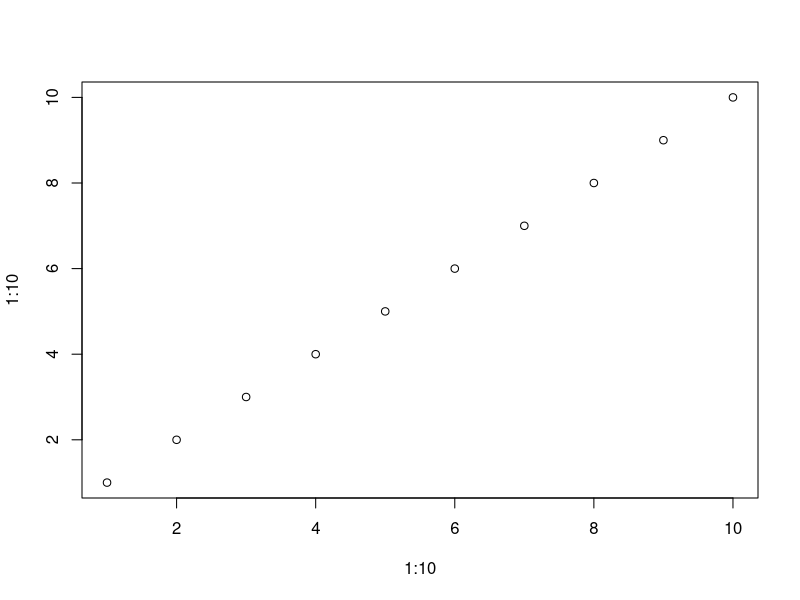
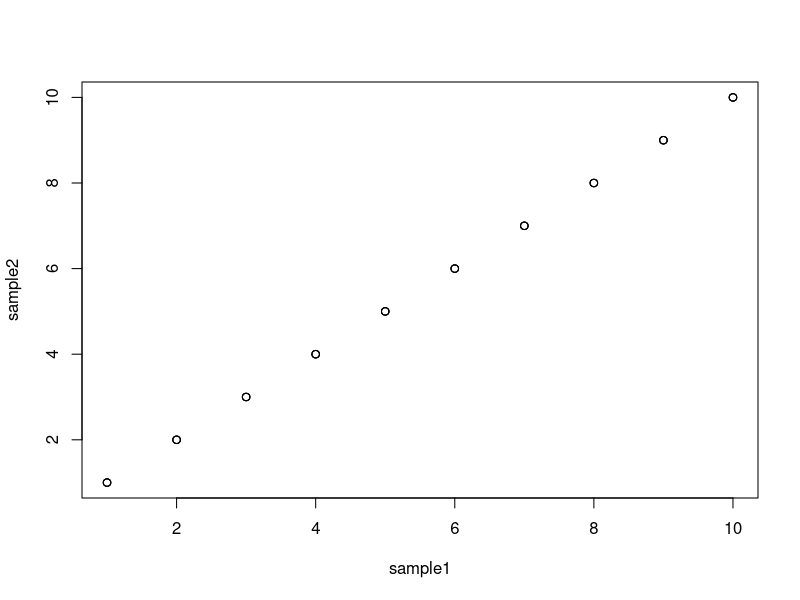
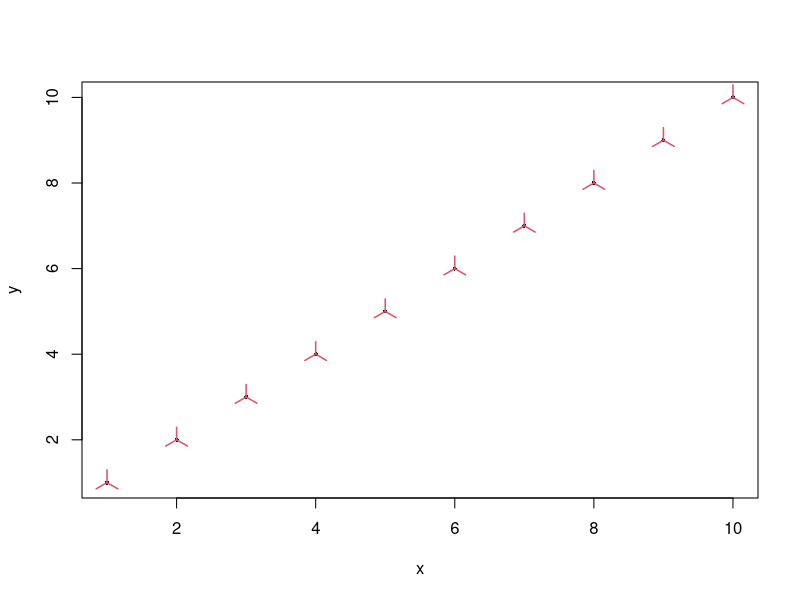
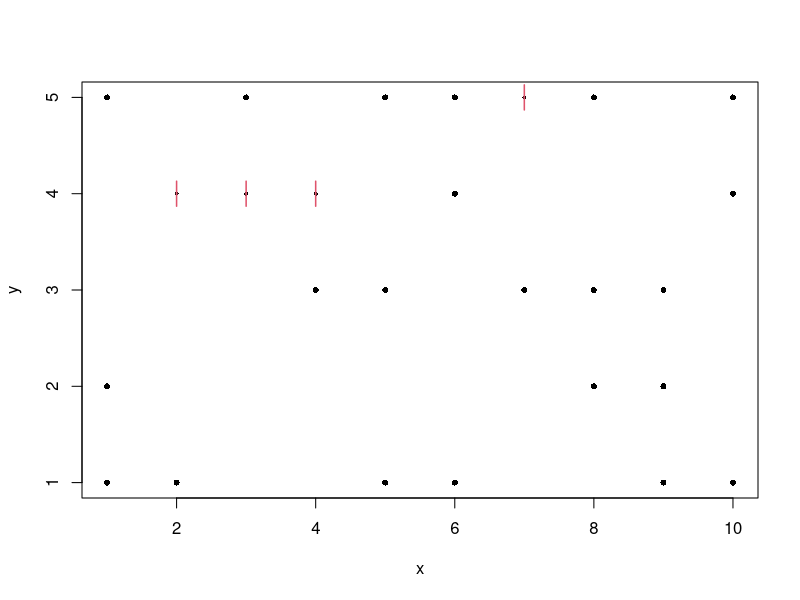

Reproduce these figures in R, in order.
# Copyright Mark Niemann-Ross, 2018
# Author: Mark Niemann-Ross. mark.niemannross@gmail.com
# LinkedIn: https://www.linkedin.com/in/markniemannross/
# Github: https://github.com/mnr
# More Learning: http://niemannross.com/link/mnratlil
# Description: sunflower plot

sample1 <- c(1:10, 1:10, 1:10)
sample2 <- c(1:10, 1:10, 1:10)

# note that only 10 points are plotted
plot(x = 1:10, y = 1:10) 
plot(x = sample1, y = sample2) 

length(sample1) # ... but there are 30 x/y coordinates

# use xyTable to calculate overlapping points
xyTbl <- xyTable(sample1, sample2)
# then use sunflowerplot to show the overlap at each point
sunflowerplot(xyTbl)

# more realistic example
sample3 <- sample(1:5, 30, replace = TRUE)
xyTbl <- xyTable(sample1, sample3)
sunflowerplot(xyTbl)
